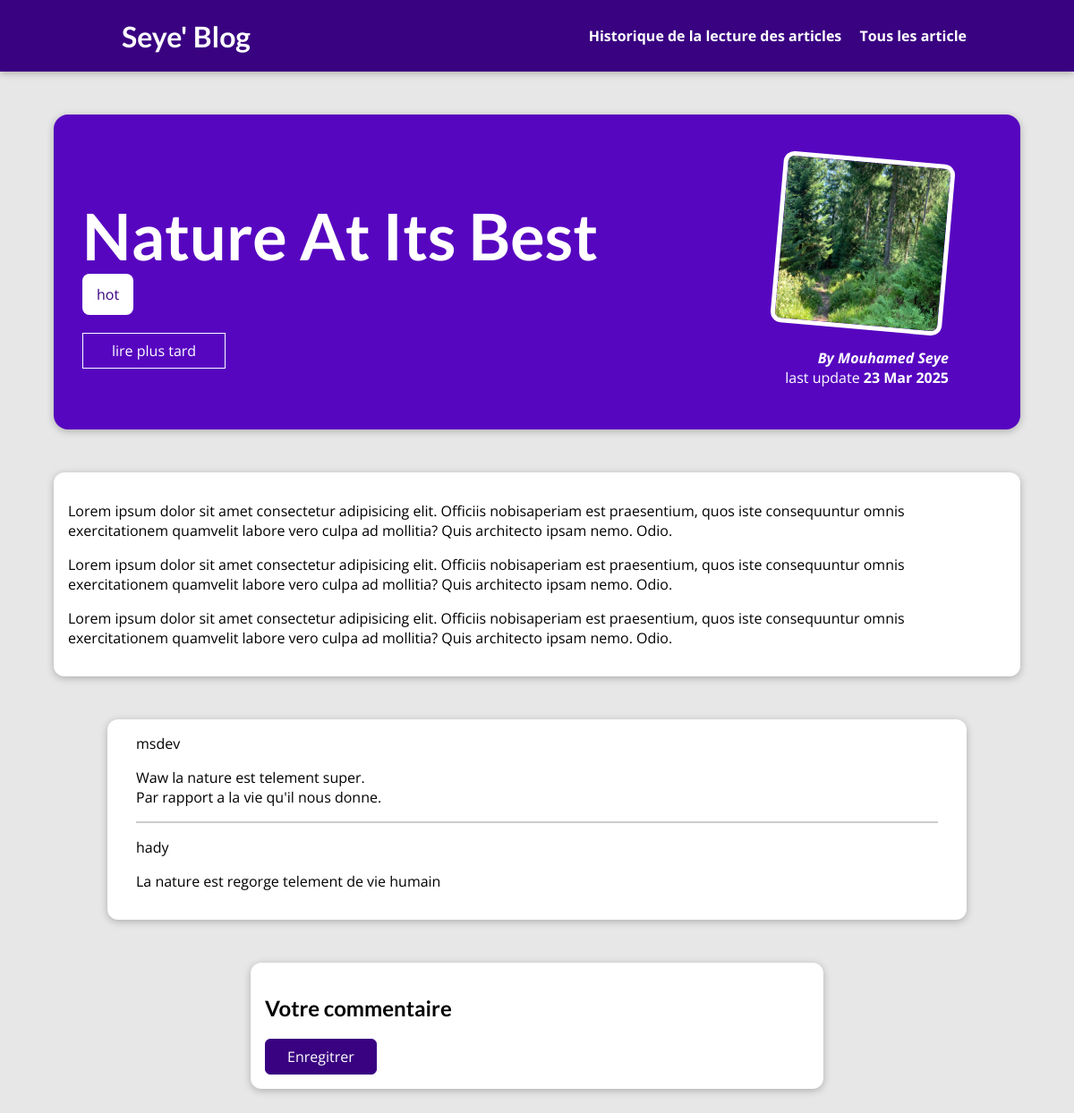
The page /posts/nature-at-its-best on the database its author committed.
### blog/models.py (models this page shows, shortened)
class Post(models.Model):
    title= models.CharField(max_length=150)
    excerpt= models.CharField(max_length=200)
    image = models.ImageField(upload_to='posts', null=True)
    date= models.DateField(auto_now=True)
    slug = models.SlugField(unique=True, db_index=True)
    content = models.TextField(validators=[MinLengthValidator])
    author  = models.ForeignKey(Author , on_delete=models.SET_NULL, null=True ,related_name='posts')
    tags = models.ManyToManyField(Tag)

class Tag(models.Model):
    caption = models.CharField(max_length=20)

class Author(models.Model):
    first_name = models.CharField(max_length=100)
    last_name = models.CharField(max_length=100)
    email_adress = models.EmailField()
    def full_name(self):
        return f"{self.first_name} {self.last_name}"
    def __str__(self):
        return self.full_name()

class Comment(models.Model):
    user_name = models.CharField(max_length=120)
    user_email = models.EmailField()
    text = models.TextField(max_length=400)
    post = models.ForeignKey(Post , on_delete=models.CASCADE, related_name= 'comments')

### blog/views.py (the view, shortened to what this page needs)
# urls.py: path("posts/<slug:slug>", views.SinglePostView.as_view(), name="post-detail-page"),
class SinglePostView(DetailView):
    def is_stored_post(self,request,post_id):
        stored_posts = request.session.get("stored_posts")
        if stored_posts is not None:
            is_saved_for_later = post_id in stored_posts
        else:
            is_saved_for_later = False
        return is_saved_for_later
    def get(self , request, slug):
        post = Post.objects.get(slug=slug)
        context = {
            "post"  : post,
            "post_tags" : post.tags.all(),
            "comments": post.comments.all().order_by("-id"),
            "saved_for_later" : self.is_stored_post(request, post.id)
        }
        return render(request, "blog/post-detail.html", context)

### blog/templates/blog/post-detail.html (shortened to what this page needs)
{% extends "base.html" %}
{% load static %}
{% block css_files %}
<link rel="stylesheet" href="{% static "blog/post-detail.css" %}">
{% endblock %}
{%block content %}
<section id="summary">
  <h2>{{ post.title }}</h2>
  <div class="">
    {% for tag in post_tags %}
    <span class="tag">{{ tag.caption }}</span>
    {% endfor %}
  </div>
  <div id="read-later">
    <form action="{% url "read-later" %}" method="POST">
      <button>
        {% if saved_for_later %}
        Supprimer pour la lecture plustard
        {% else %}
        lire plus tard
        {% endif %}
      </button>
    </form>
  </div>
  <article>
    <img
      src="{{ post.image.url }}"
      alt="{{
    post.title }}"
    />
    <address>
      By <a href="mailto:{{post.author.email_adress}}">{{ post.author }}</a>
    </address>
    <div class="">
      last update <time datetime="">{{ post.date|date:"d M Y" }}</time>
    </div>
  </article>
</section>
<main>
  <p>{{ post.content | linebreaks }}</p>
</main>
<section id="comments">
  <ul>
    {% for comment in comments %}
    <li>
      {{ comment.user_name }}
      <p>{{ comment.text | linebreaks}}</p>
    </li>
    {% endfor %}
  </ul>
</section>
<section id="comment-form">
  <h2>Votre commentaire</h2>
  <form action="{% url 'post-detail-page' post.slug %}" method="POST">
    <button type="submit">Enregitrer</button>
  </form>
</section>
{% endblock %}

### static/app.css (style rules this page uses)
* { box-sizing: border-box; }
html { font-family: "Open Sans", "Lato", sans-serif; }
body { margin: 0; }
h1, h2, h3 { font-family: "Lato", sans-serif; font-weight: bold; }

### blog/static/blog/post-detail.css (style rules this page uses)
body { background-color: #e7e7e7; }
#summary { margin: 8rem auto 3rem auto; padding: 2rem; width: 90%; max-width: 90rem; border-radius: 16px; background-color: #5706c0; position: relative; box-shadow: 0 2px 8px rgba(0, 0, 0, 0.25); height: 22rem; }
#summary a { color: white; text-decoration: none; }
#summary h2 { color: white; font-size: 4.5rem; margin-bottom: 0.76rem; }
#summary article { position: absolute; top: 2rem; right: 3rem; padding: 1rem 2rem; border-radius: 12px; text-align: right; color: white; }
#summary article img { width: 12rem; height: 12rem; border-radius: 12px; transform: rotateZ(5deg); border: 5px solid white; margin-bottom: 1rem; }
#summary address { font-weight: bold; }
#summary time { font-weight: bold; }
main { width: 90%; max-width: 90rem; margin: 3rem auto; background-color: white; padding: 1rem; border-radius: 12px; box-shadow: 0 2px 8px rgba(0, 0, 0, 0.25); }
.tag { background-color: white; color: #390281; padding: 0.75rem 1rem; border-radius: 8px; }
#comment-form { margin: 3rem auto; width: 90%; max-width: 40rem; border-radius: 12px; background-color: white; box-shadow: 0 2px 8px rgba(0, 0, 0, 0.25); padding: 1rem; }
#comment-form button { font: inherit; background-color: #390281; color: white; border: 1px solid #390281; padding: 0.5rem 1.5rem; border-radius: 6px; cursor: pointer; }
#comments { margin: 3rem auto; width: 90%; max-width: 60rem; border-radius: 12px; background-color: white; box-shadow: 0 2px 8px rgba(0, 0, 0, 0.25); padding: 1rem 2rem; }
#comments ul { list-style: none; margin: 0; padding: 0; }
#comments li { margin-bottom: 1rem; border-bottom: 2px solid #ccc; }
#comments li:last-of-type { border-bottom: none; }
#read-later { margin: 2rem 0; }
#read-later button { background-color: transparent; border: 1px solid white; padding: 0.5rem 2rem; font: inherit; color: white; cursor: pointer; }

### rows shown on the page
Post: title "Nature At Its Best", image (picture), author "Mouhamed Seye", date "23 Mar 2025", content "Lorem ipsum dolor sit amet consectetur adipisicing elit. Officiis nobisaperiam est praesentium, quos iste consequuntur omnis exercitationem quamvelit labore vero culpa ad mollitia? Quis architecto ipsam nemo. Odio. Lorem ipsum dolor sit amet consectetur adipisicing elit. Officiis nobisaperiam est praesentium, quos iste consequuntur omnis exercitationem quamvelit labore vero culpa ad mollitia? Quis architecto ipsam nemo. Odio. Lorem ipsum dolor sit amet consectetur adipisicing elit. Officiis nobisaperiam est praesentium, quos iste consequuntur omnis exercitationem quamvelit labore vero culpa ad mollitia? Quis architecto ipsam nemo. Odio."
Tag: caption "hot"
Comment: user_name "msdev", text "Waw la nature est telement super. Par rapport a la vie qu'il nous donne."
Comment: user_name "hady", text "La nature est regorge telement de vie humain"
